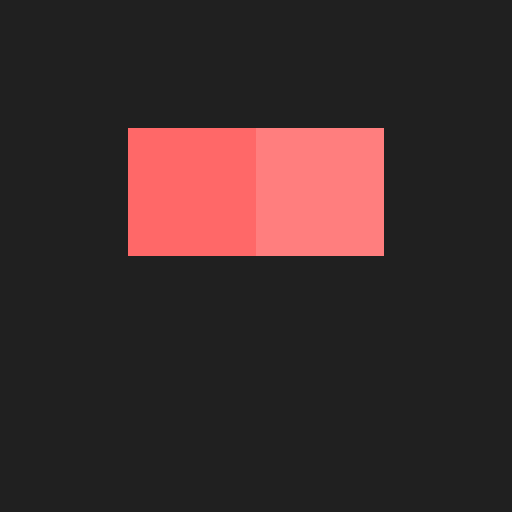
Frame 1 (no input)
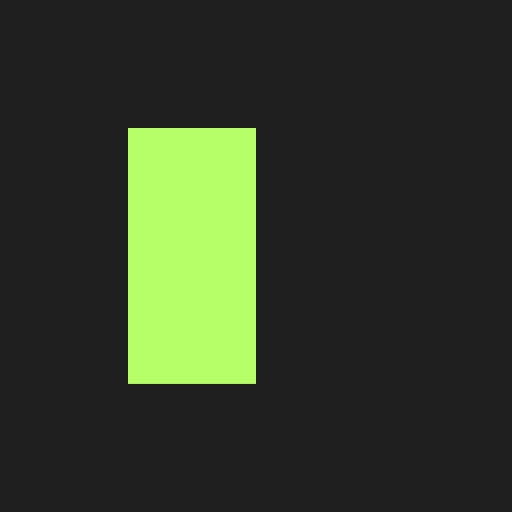
Frame 60 (the mouse pressed at the canvas centre just before this capture)
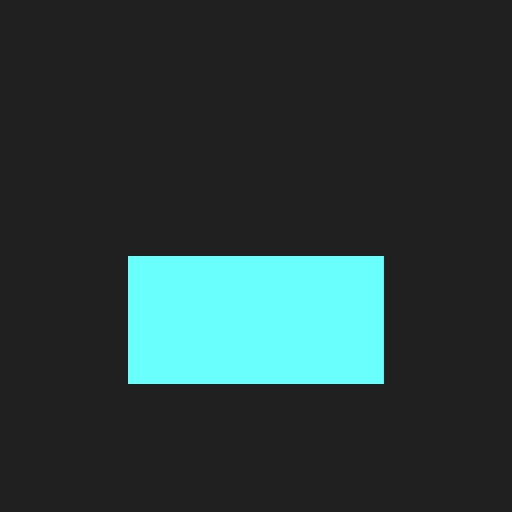
Frame 120 (the mouse held since frame 60 and released just before this capture)

The Processing sketch that drew these frames (run headless with seeded random() and noise(); from frame 60 on, the mouse is pressed at the canvas centre):

// Processing sketch: slider
// ── slider.pde
int boxsize = 128;
int gap = 0; // is multiplied by 2
int sat = 150;

float movement = 0;
int stage = 0;
float cpos = boxsize / 2 + gap;

void setup() {
  size(512, 512);
  background(32);
  frameRate(60);
  fill(255);
  noStroke();
  colorMode(HSB, 255);
}

void draw() {
  background(32);
  translate(height / 2, width / 2);
  float sinpos = sin((movement - 30) * PI / 60F);
  int colorHue = int(((sinpos + 1) / 2 + stage) * 64);
  
  fill(colorHue, 128, 255, 255 - 255 * (sinpos / 2 + 0.5F));
  switch(stage) {
  case 0:
    centreBox(cpos, -cpos, boxsize);
    fill(colorHue, sat, 255);
    centreBox(-cpos, -cpos, boxsize);
    centreBox(-cpos, sinpos * cpos, boxsize);
    break;
  case 1:
    centreBox(-cpos, -cpos, boxsize);
    fill(colorHue, sat, 255);
    centreBox(-cpos, cpos, boxsize);
    centreBox(cpos * sinpos, cpos, boxsize);
    break;
  case 2:
    centreBox(-cpos, cpos, boxsize);
    fill(colorHue, sat, 255);
    centreBox(cpos, cpos, boxsize);
    centreBox(cpos, sinpos * -cpos, boxsize);
    break;
  case 3:
    centreBox(cpos, cpos, boxsize);
    fill(colorHue, sat, 255);
    centreBox(cpos, -cpos, boxsize);
    centreBox(sinpos * -cpos, -cpos, boxsize);
  }
  movement++;
  if (movement >= 60) {
    movement = 0;
    stage++;
    if (stage > 3) {
      stage = 0;
    }
  }
}

void centreBox(float x, float y, float size) {
  rect(x - size / 2,y - size / 2, size, size);
  //ellipse(x, y, size, size);
}
